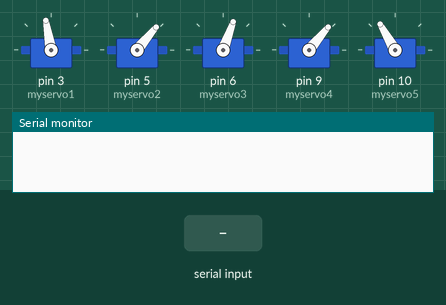
Simulated run of this sketch. Board: Arduino Uno, built with avr-gcc and run on an emulated ATmega328P. Parts: 5 × servo, the last lines printed to the serial monitor. The test bench sets the inputs (shaded band).

Above: at 1.2 s.
1.3 s: "1" received over Serial
At 4.0 s:
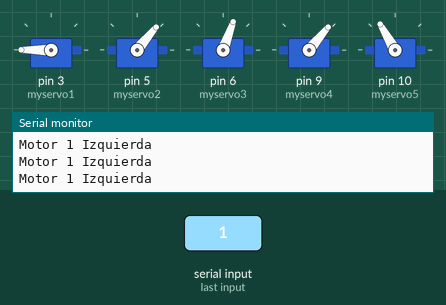
4.3 s: "2" received over Serial
At 4.45 s:
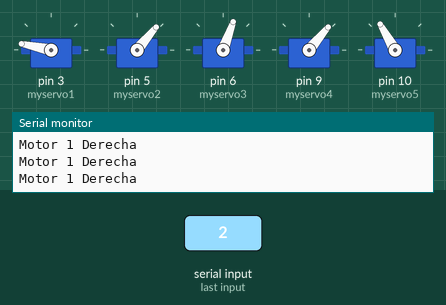
7.3 s: "3" received over Serial
At 10.08 s:
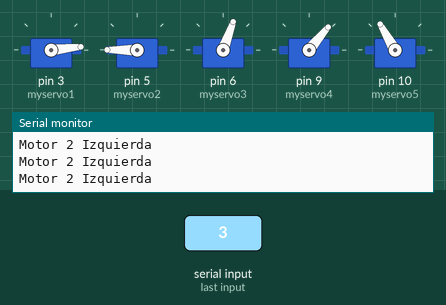
10.3 s: "4" received over Serial
At 10.45 s:
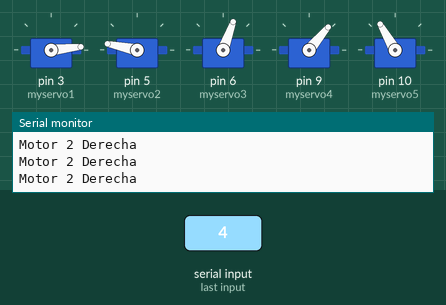
13.3 s: "5" received over Serial
At 15.8 s:
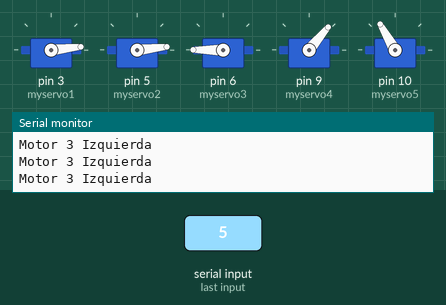
16.3 s: "6" received over Serial
At 20.1 s:
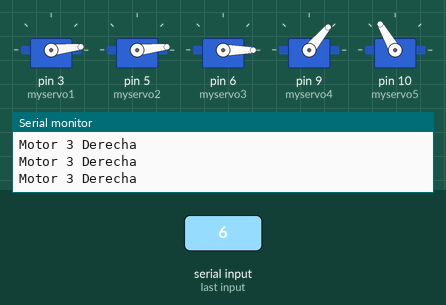
Timing chart, 0 to 20.3 s (numbered marks = the images above; inputs shaded):
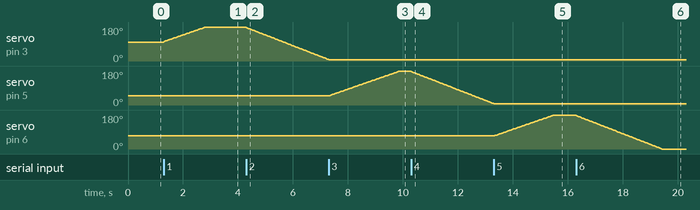

Measured:
- after the input at 1.3 s, servo on pin 3 (myservo1): moves from 100° to 180° over 1.5 s, starting at once
- after the input at 4.3 s, servo on pin 3 (myservo1): moves from 180° to 8° over 3.0 s, starting at once
- after the input at 7.3 s, servo on pin 3 (myservo1): goes on until 7.3 s, then stays 6°; servo on pin 5 (myservo2): moves from 50° to 180° over 2.5 s, starting after 0.05 s
- after the input at 10.3 s, servo on pin 5 (myservo2): moves from 180° to 8° over 3.0 s, starting at once
- after the input at 13.3 s, servo on pin 5 (myservo2): goes on until 13.3 s, then stays 6°; servo on pin 6 (myservo3): moves from 70° to 180° over 2.1 s, starting after 0.05 s
- after the input at 16.3 s, servo on pin 6 (myservo3): moves from 180° to 0° over 3.1 s, starting at once

The sketch:

Brazo_Robotico_BT.ino
```cpp
#include <Servo.h>

// pines PWM  3 5 6 9 10

//Inicializamos los servomotores
Servo myservo1;
Servo myservo2;
Servo myservo3;
Servo myservo4;
Servo myservo5;

//Inicializamos la posicion de cada motor y la variable de datos
int pos1=100;
int pos2=50;
int pos3=70;
int pos4=50;
int pos5=120;
char dato=' ';

void setup() {
  //Fijamos los servos a sus salidas
  myservo1.attach(3);
  myservo2.attach(5);
  myservo3.attach(6);
  myservo4.attach(9);
  myservo5.attach(10);

  //Inicializamos el puerto serial para el Bluetooth
  Serial.begin(9600);

  //Posicionamos los motores en la posicion inicial
  myservo1.write(100);
  myservo2.write(50);
  myservo3.write(70);
  myservo4.write(50);
  myservo5.write(120);
}

void loop() {
  if(Serial.available()>0)
  {
    dato=Serial.read();
  }

  if(dato == '1')
  {
    if(pos1<180)
    {
      pos1=pos1+1;
      Serial.println("Motor 1 Izquierda");
      myservo1.write(pos1);
    }
  }

  if(dato == '2')
  {
    if(pos1>0)
    {
      pos1=pos1-1;
      Serial.println("Motor 1 Derecha");
      myservo1.write(pos1);
    }
  }

  if(dato == '3')
  {
    if(pos2<180)
    {
      pos2=pos2+1;
      Serial.println("Motor 2 Izquierda");
      myservo2.write(pos2);
    }
  }

  if(dato == '4')
  {
    if(pos2>0)
    {
      pos2=pos2-1;
      Serial.println("Motor 2 Derecha");
      myservo2.write(pos2);
    }
  }

  if(dato == '5')
  {
    if(pos3<180)
    {
      pos3=pos3+1;
      Serial.println("Motor 3 Izquierda");
      myservo3.write(pos3);
    }
  }

  if(dato == '6')
  {
    if(pos3>0)
    {
      pos3=pos3-1;
      Serial.println("Motor 3 Derecha");
      myservo3.write(pos3);
    }
  }

  if(dato == '7')
  {
    if(pos4<180)
    {
      pos4=pos4+1;
      Serial.println("Motor 4 Izquierda");
      myservo4.write(pos4);
    }
  }

  if(dato == '8')
  {
    if(pos4>0)
    {
      pos4=pos4-1;
      Serial.println("Motor 4 Derecha");
      myservo4.write(pos4);
    }
  }

  if(dato == '9')
  {
    if(pos5<180)
    {
      pos5=pos5+1;
      Serial.println("Motor 5 Izquierda");
      myservo5.write(pos5);
    }
  }

  if(dato == '0')
  {
    if(pos5>0)
    {
      pos5=pos5-1;
      Serial.println("Motor 5 Derecha");
      myservo5.write(pos5);
    }
  }

  if(dato == 'S')
  {
    //Serial.println("Detener Todo");
  }
}
```
